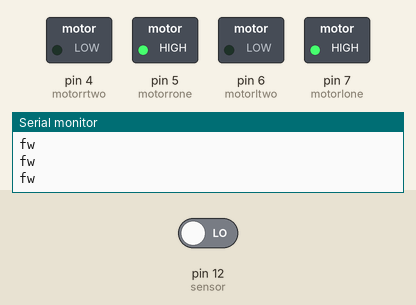
The sketch below on a simulated Arduino Uno, built with avr-gcc and run on an emulated ATmega328P. Parts: switched loads named in the sketch (green lamp = pin HIGH), the last lines printed to the serial monitor. Dashed ring = blinking. The inputs (shaded band) are chosen by the test bench; at power-on: pin 12 (sensor) LOW.

Above: at 1.2 s.
1.3 s: pin 12 (sensor) driven HIGH
At 2.2 s:
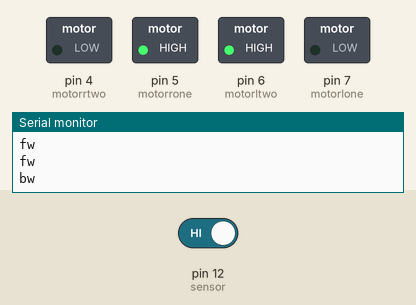
4.3 s: pin 12 (sensor) driven LOW
At 4.8 s:
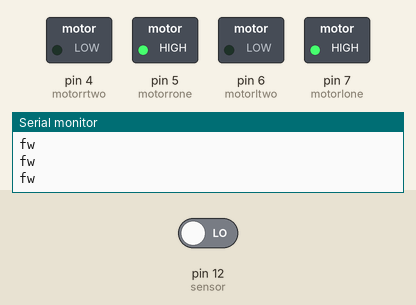
Timing chart, 0 to 7.3 s (numbered marks = the images above; inputs shaded):
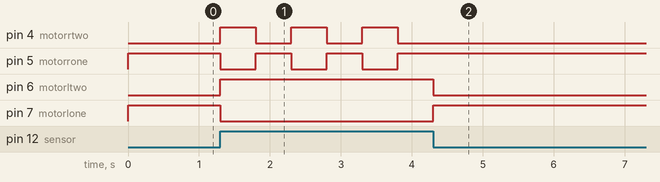

The sketch:

initialhdr.ino
```cpp
int motorlone = 7;
int motorltwo = 6;
int motorrone = 5;
int motorrtwo = 4;
int sensor = 12;

 void setup()
{
  pinMode(motorlone,OUTPUT);
  pinMode(motorltwo,OUTPUT);
  pinMode(motorrone,OUTPUT);
  pinMode(motorrtwo,OUTPUT);
  pinMode(sensor,INPUT);
  Serial.begin(9600);

}

 void forward(){
  digitalWrite(motorlone, HIGH);
  digitalWrite(motorrone, HIGH);
  digitalWrite(motorltwo, LOW);
  digitalWrite(motorrtwo, LOW);
  delay(100);
  Serial.println("fw");
 }

 void backward(){
  digitalWrite(motorlone, LOW);
  digitalWrite(motorrone, LOW);
  digitalWrite(motorltwo, HIGH);
  digitalWrite(motorrtwo, HIGH);
  delay(500);
  Serial.println("bw");
 }

 void left(){
  digitalWrite(motorlone, HIGH);
  digitalWrite(motorrone, LOW);
  digitalWrite(motorltwo, LOW);
  digitalWrite(motorrtwo, HIGH);
  Serial.println("L");
  delay(500);
 }

 void right(){
  digitalWrite(motorlone, LOW);
  digitalWrite(motorrone, HIGH);
  digitalWrite(motorltwo, HIGH);
  digitalWrite(motorrtwo, LOW);
  delay(500);
  Serial.println("R");
 }


void loop()
{
  if(digitalRead(sensor)==HIGH)
  {
    backward();
    right();
  }

  else{
    forward();
  }

}
```

Measured:
- after the input at 1.3 s, pin 4 (motorrtwo), pin 5 (motorrone): alternates HIGH for 0.50 s and LOW for 0.50 s, starting at once; pin 6 (motorltwo): LOW → HIGH at once; pin 7 (motorlone): HIGH → LOW at once
- after the input at 4.3 s, pin 4 (motorrtwo): stops changing and stays LOW; pin 5 (motorrone): stops changing and stays HIGH; pin 6 (motorltwo): HIGH → LOW at once; pin 7 (motorlone): LOW → HIGH at once
